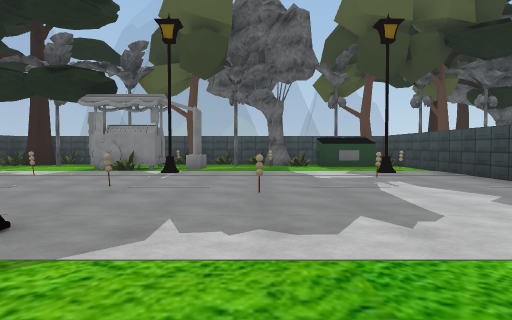
[1] (above)

12 first-person views from a walk through a 3-D level made in the Unity game engine. The camera is 1.2 m above the floor, tilts 2° down and sees 70° across. The floor is counted in squares, 2 m on a side. Each view is taken from the middle of a square. On the plan, view 1 faces up. The plan holds only what a view shows up to about 10 squares ahead; the rest is blank. The place goes on beyond the plan. The player is left out. Some surface patterns are stand-ins.

[2]
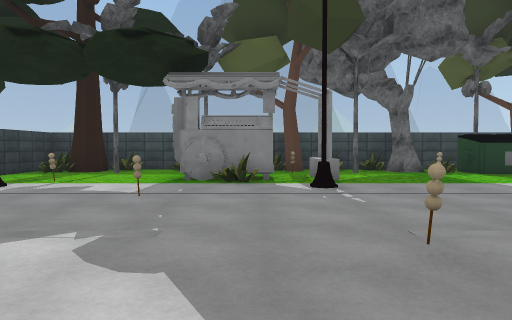

[3]
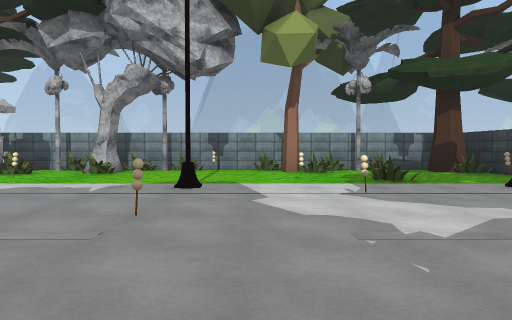

[4]
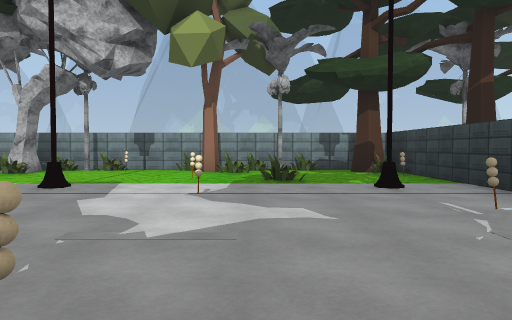

[5]
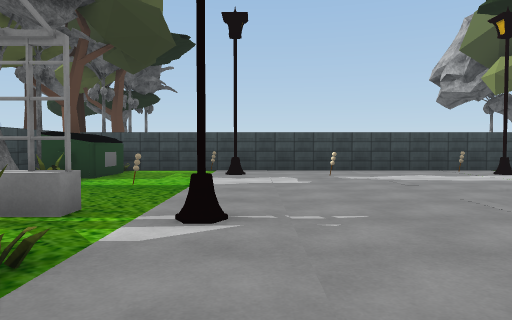

[6]
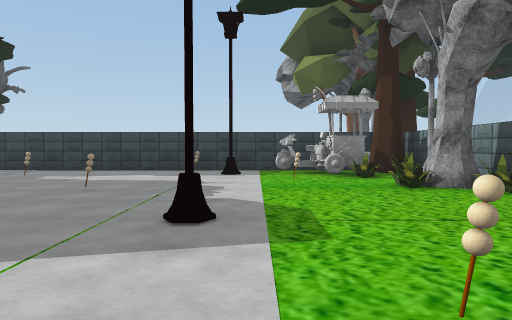

[7]
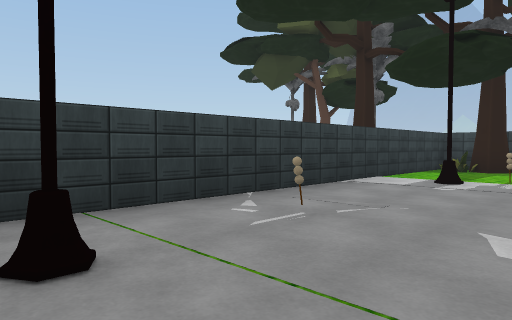

[8]
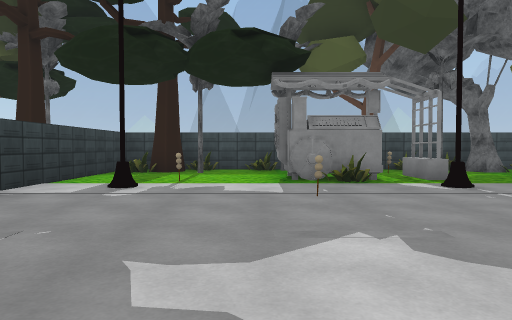

[9]
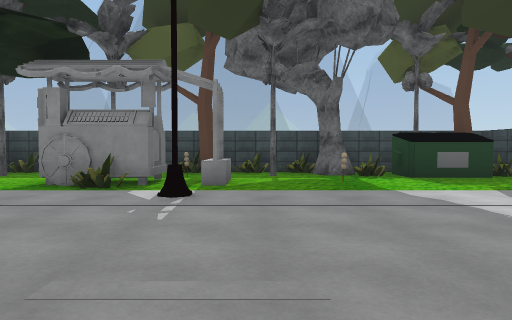

[10]
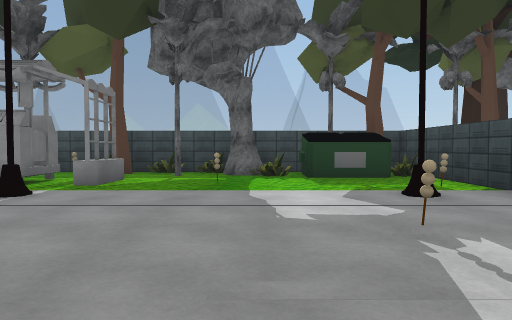

[11]
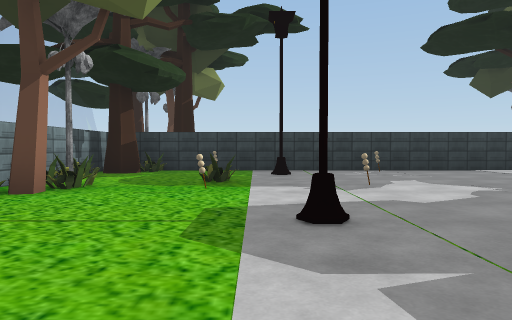

[12]
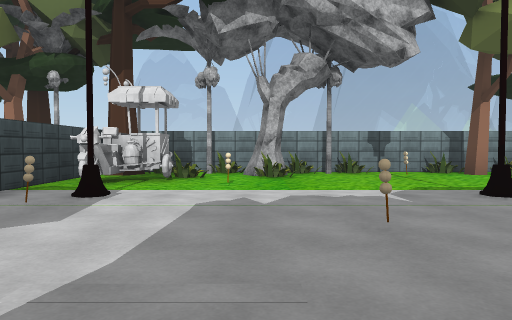

### Floor plan
Points are (right, up) in squares from view 1. A wall is a line through its corners. A room is listed if a view was taken in it or the views show most of it. See-through windows are left out.
Room 1 (views 1, 2, 3, 4, 5, 6, 7, 8, 9, 10, 11, 12)
walls: (-6.9, 12.6) (-6.9, 12) (-7.2, 11.8) (-7.6, 12); (2.5, 12.9) (-8.5, 12.9) (-8.5, -1.9) (4.5, -1.9) (4.5, 12.9) (4.1, 12.9); (-8.2, -0.9) (-7.7, -0.8) (-7.4, -1.1) (-7.6, -1.6)
objects: other object (-8, 1); other object (-8, 12); other object (-7, -1); streetlight (-7, 3); other object (-7, 5); streetlight (-7, 8); tree (-6, -1); other object (-6, 9); tree (-6, 12); other object (-5, -1); other object (-5, 1); tree (-4, -1); other object (-4, 0); other object (-4, 1); other object (-4, 4); other object (-4, 7); other object (-4, 10) to (-3, 10); other object (-4, 10) to (-2, 11); tree (-4, 12); other object (-3, -1); other object (-2, -1); other object (-2, 0); streetlight (-2, 3); other object (-2, 5); streetlight (-2, 8); other object (-2, 11); tree (-2, 12); tree (-1, -1); tree (-1, 12); other object (0, -1); other object (0, 4); other object (0, 10); other object (0, 13); tree (1, -1); other object (1, 0); other object (1, 1); tree (1, 12); tree (2, -1); other object (2, 0); other object (2, 6); dumpster (2, 11) to (3, 12); other object (3, -1); other object (3, 0); streetlight (3, 3); streetlight (3, 8); tree (3, 13); tree (4, -1); other object (4, 0) to (4, 1); other object (4, 3); other object (4, 9); other object (4, 11); tree (4, 12)

Positions as (right, up) in squares from view 1, and headings:
1: (0, 0), facing up
2: (-3, 3), facing up
3: (-3, 8), facing down
4: (-5, 8), facing down
5: (-5, 8), facing right
6: (-5, 2), facing right
7: (-5, 2), facing up-left
8: (-5, 3), facing up
9: (-1, 4), facing up
10: (1, 4), facing up
11: (1, 2), facing left
12: (1, 7), facing down
